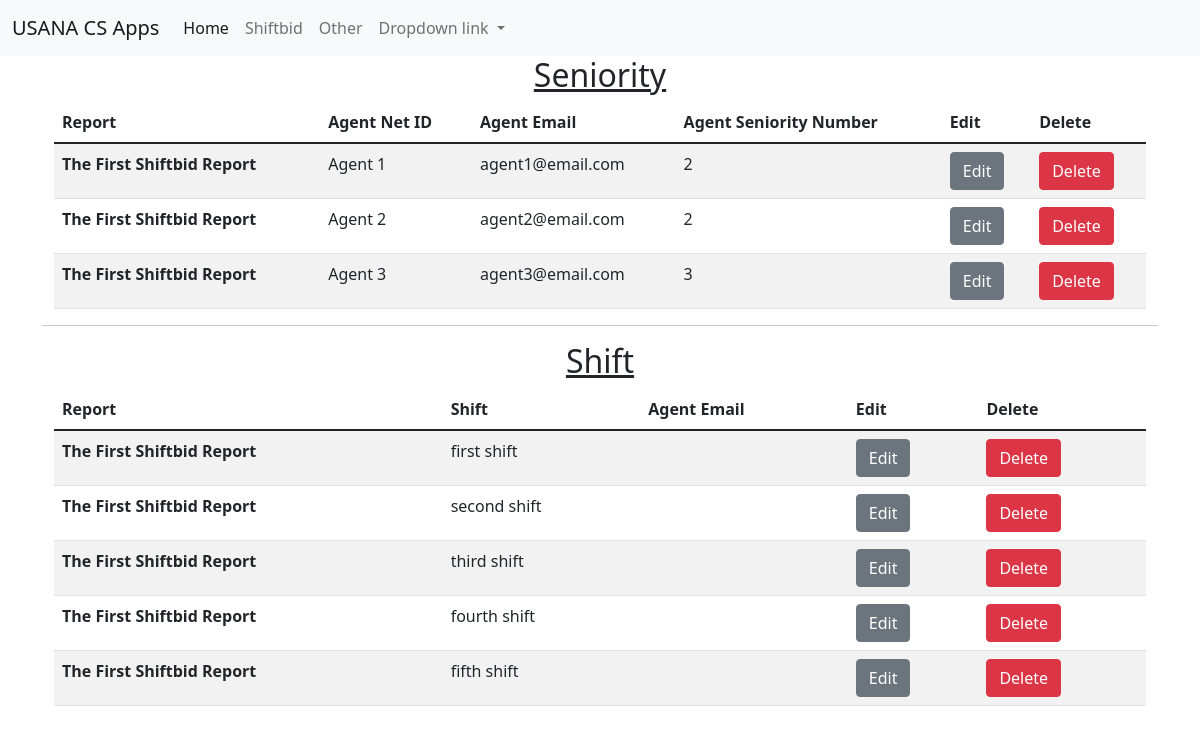
The app's page /shiftbid/shiftbid_list/18 with its own data.
### seniority/models.py (models this page shows, shortened)
class Seniority(models.Model):
    report = models.ForeignKey(Shiftbid, on_delete=models.CASCADE, null=True)
    agent_net_id = models.CharField(max_length=100)
    agent_email = models.EmailField()
    seniority_number = models.PositiveIntegerField()
    datetime_modified = models.DateTimeField(auto_now=True)

### shiftbid/models.py (models this page shows)
class Shiftbid(models.Model):
    report_name = models.CharField(
        max_length=250, verbose_name='Report Name', blank=False)
    datetime_created = models.DateTimeField(auto_now_add=True)
    def __str__(self) -> str:
        return self.report_name

### shift/models.py (models this page shows, shortened)
class Shift(models.Model):
    report = models.ForeignKey(Shiftbid, on_delete=models.CASCADE, null=True)
    shift = models.CharField(max_length=100)
    agent_email = models.EmailField(blank=True)
    datetime_modified = models.DateTimeField(auto_now=True)

### shiftbid/views.py (the view)
def shiftbidSeniorityShiftListview(request, pk):
    shiftbid = Shiftbid.objects.get(pk=pk)
    shift_query = Shift.objects.filter(report=shiftbid)
    seniority_query = Seniority.objects.filter(report=shiftbid)
    return render(request, 'shiftbid/shiftbid_list_all.html', {'shift_object': shift_query, 'seniority_object': seniority_query})

### templates/shiftbid/shiftbid_list_all.html (shortened to what this page needs)
{% extends '_base.html' %}
{% load static %}
{% block content %}
<h2 class="text-center"><u>Seniority</u></h2>
<div class="container">
    <table class="table table-striped">
        <thead>
            <tr>
                <th scope="col">Report</th>
                <th scope="col">Agent Net ID</th>
                <th scope="col">Agent Email</th>
                <th scope="col">Agent Seniority Number</th>
                <th scope="col">Edit</th>
                <th scope="col">Delete</th>
            </tr>
        </thead>
        <tbody>
            {% for seniority in seniority_object %}
            <tr>
                <th scope="row">{{seniority.report}}</th>
                <td>{{seniority.agent_net_id}}</td>
                <td>{{seniority.agent_email}}</td>
                <td>{{seniority.seniority_number}}</td>
                <td><a href="{% url 'seniority_update' seniority.pk %}" class="btn btn-secondary">Edit</a></td>
                <td><a href="{% url 'seniority_delete' seniority.pk %}" class="btn btn-danger">Delete</a></td>
            </tr>
            {% endfor %}
        </tbody>
    </table>
</div>
<hr>
<h2 class="text-center"><u>Shift</u></h2>
<div class="container">
    <table class="table table-striped">
        <thead>
            <tr>
                <th scope="col">Report</th>
                <th scope="col">Shift</th>
                <th scope="col">Agent Email</th>
                <th scope="col">Edit</th>
                <th scope="col">Delete</th>
            </tr>
        </thead>
        <tbody>
            {% for shift in shift_object %}
            <tr>
                <th scope="row">{{shift.report}}</th>
                <td>{{shift.shift}}</td>
                <td>{{shift.agent_email}}</td>
                <td><a href="{% url 'shift_update' shift.pk %}" class="btn btn-secondary">Edit</a></td>
                <td><a href="{% url 'shift_delete' shift.pk %}" class="btn btn-danger">Delete</a></td>
            </tr>
            {% endfor %}
        </tbody>
    </table>
</div>
{% endblock content %}

### records on screen
Seniority: report "The First Shiftbid Report", agent_net_id "Agent 1", agent_email "agent1@email.com", seniority_number "2"
Seniority: report "The First Shiftbid Report", agent_net_id "Agent 2", agent_email "agent2@email.com", seniority_number "2"
Seniority: report "The First Shiftbid Report", agent_net_id "Agent 3", agent_email "agent3@email.com", seniority_number "3"
Shift: report "The First Shiftbid Report", shift "first shift"
Shift: report "The First Shiftbid Report", shift "second shift"
Shift: report "The First Shiftbid Report", shift "third shift"
Shift: report "The First Shiftbid Report", shift "fourth shift"
Shift: report "The First Shiftbid Report", shift "fifth shift"
